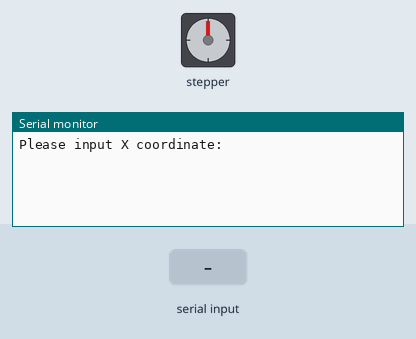
Recording of a sketch running on a simulated Arduino Uno, built with avr-gcc and run on an emulated ATmega328P. Parts: stepper motor, the last lines printed to the serial monitor. Wiring (inferred from the names in the program): stepper motor (200 steps per turn assumed): coils pin 10, pin 6, pin 12, pin 8. Inputs (shaded band) come from the test bench.

Above: at 1.2 s.
1.3 s: "90,45,200\n" received over Serial
At 2.7 s:
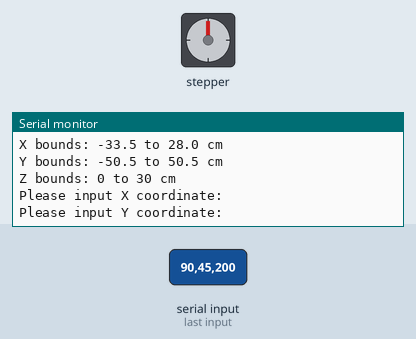
2.8 s: "0\n" received over Serial
At 4.2 s:
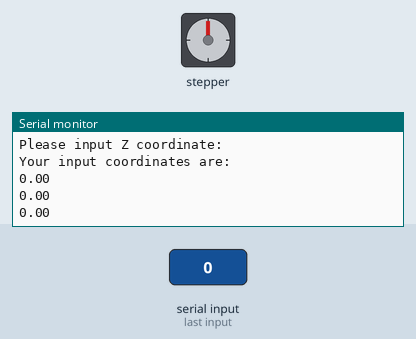

Measured:
- after the input at 1.3 s, the serial monitor: prints a new line at once (image 1)
- after the input at 2.8 s, the serial monitor: prints a new line after 1.0 s (image 2)

The sketch:

final_prototype_code.ino
```cpp
// Code to move final design of cable robot - 16 June 2022

// NOTES:
// Set the serial monitor from newline --> no line ending
// All input coordinates are in cm
// All coordinates, cable lengths and spool dimensions are in cm

// Pins and motors set-up: direction and steps
  const int dirPinA = 10; // motor A
  const int stepPinA = 11;
  const int dirPinB = 6; // motor B
  const int stepPinB = 7;
  const int dirPinC = 12; // motor C
  const int stepPinC = 13;
  const int dirPinD = 8; // motor D spool
  const int stepPinD = 9;

// Initialising coordinates of platform
float P[3] = {0, 0, 0};

void setup() {
  Serial.begin(9600);

  // Declaring pins as outputs
    pinMode(stepPinA, OUTPUT);
    pinMode(dirPinA, OUTPUT);
    pinMode(stepPinB, OUTPUT);
    pinMode(dirPinB, OUTPUT);
    pinMode(stepPinC, OUTPUT);
    pinMode(dirPinC, OUTPUT);
    pinMode(stepPinD, OUTPUT);
    pinMode(dirPinD, OUTPUT);
}

// Function to receive input coordinates:

void recvInputCoord() {

  float bounds_x[] = {-33.5,28.0};
  float bounds_y[] = {-50.5,50.5};
  float bounds_z[] = {0,30};

  bool dum = true;

  while(dum){
    int counter = 0;
    Serial.println("Please input X coordinate: "); //Prompt User for Input
    while (Serial.available() == 0) {
    }
    P[0] = Serial.parseInt();

    Serial.println("Please input Y coordinate: "); //Prompt User for Input
    while (Serial.available() == 0) {
    }
    P[1] = Serial.parseInt();

    Serial.println("Please input Z coordinate: "); //Prompt User for Input
    while (Serial.available() == 0) {
    }
    P[2] = Serial.parseInt();

    if ((P[0] < bounds_x[0]) || (P[0] > bounds_x[1])) {
      counter++;
    }
    if ((P[1] < bounds_y[0]) || (P[1] > bounds_y[1])) {
      counter++;
    }
    if ((P[2] < bounds_z[0]) || (P[2] > bounds_z[1])) {
      counter++;
    }
    if (counter == 0) {
      dum = false;
      break;
    }

    Serial.println("Sorry, you input was out of bounds.");
    Serial.println("Please input coordinates within the boundaries.");
    Serial.println("X bounds: -33.5 to 28.0 cm");
    Serial.println("Y bounds: -50.5 to 50.5 cm");
    Serial.println("Z bounds: 0 to 30 cm");
  }

  Serial.println("Your input coordinates are: ");
  Serial.println(P[0]);
  Serial.println(P[1]);
  Serial.println(P[2]);
}

// Function to calculate cable lengths:

float cableLength(float coord1[3], float coord2[3]) {
     float diff[3];
     float modResult;
     for (int i = 0; i < 3; i++) {
        diff[i] = (coord2[i] - coord1[i]);
     }
     modResult = (sqrt(sq(diff[0]) + sq(diff[1]) + sq(diff[2])));

     return modResult;
}

void loop() {

  // Initialise cableLength function
     float cableLength(float coord1[], float coord2[]);

  // Height of prototype
    float height_upper = 56.4196 - 26.6; // relative to height of line anchors
    float height_lower = 0; // height of line anchors set as zero

  // Coordinates of line rollers for D spool (used below)
    float D1[] = {4.8948, 0, height_upper};
    float D2[] = {-12.5185, -10.0536, height_upper};
    float D3[] = {-12.5185, 10.0536, height_upper};

  // Coordinates of platform vertices at starting position
    float P1_0[]= {D1[0], D1[1], height_lower};
    float P2_0[]= {D2[0], D2[1], height_lower};
    float P3_0[]= {D3[0], D3[1], height_lower};

  // Coordinates of line anchors
    float a1[] = {28.6891, -41.2129, height_lower};
    float a2[] = {11.2757, -51.2665, height_lower};
    float b1[] = {28.6891, 41.2129, height_lower};
    float b2[] = {11.2757, 51.2665, height_lower};
    float c1[] = {-34.0, -10.0536, height_lower};
    float c2[] = {-34.0, 10.0536, height_lower};

  // Cable lengths at starting point
    // Two cables (1 and 2) come from each of the spools (A to C)
    // Three cables come from spool D
    // Distance calculated: line anchors to platform vertices
      float l_a1_0 = 47.5885;
      float l_a2_0 = 47.5885;
      float l_b1_0 = 47.5885;
      float l_b2_0 = 47.5885;
      float l_c1_0 = 21.4815;
      float l_c2_0 = 21.4815;
      float l_d1_0 = height_upper; // Applies only at start when cables are vertical
      float l_d2_0 = height_upper;
      float l_d3_0 = height_upper;

  // Receives input coordinates
    recvInputCoord();

  // Coordinates of 3 platform vertices at new position
    float v1[] = {D1[0] + P[0], D1[1] + P[1], D1[2] + P[2]};
    float v2[] = {D2[0] + P[0], D2[1] + P[1], D2[2] + P[2]};
    float v3[] = {D3[0] + P[0], D3[1] + P[1], D3[2] + P[2]};

 // Cable lengths at new position
    // Distance calculated: line anchors to platform vertices
    float l_a1 = cableLength(a1, v1);
    float l_a2 = cableLength(a2, v2);
    float l_b1 = cableLength(b1, v1);
    float l_b2 = cableLength(b2, v3);
    float l_c1 = cableLength(c1, v2);
    float l_c2 = cableLength(c2, v3);
    float l_d1 = cableLength(v1, D1);
    float l_d2 = cableLength(v2, D2);
    float l_d3 = cableLength(v3, D3);


 // Calculate cable length difference: desired length - current length
    // Only required to be calculated for one cable per spool - works geometrically
    float lineDiffa1 = l_a1 - l_a1_0;
    float lineDiffb1 = l_b1 - l_b1_0;
    float lineDiffc1 = l_c1 - l_c1_0;
    float lineDiffd1 = l_d1 - l_d1_0;

 // Moving the motors by desired amount
    // Finding the corresponding rotations required
    float spoolDiameter = 11;
    float spoolCirc = PI * spoolDiameter;

    // 200 motor steps per motor turn --> 10 motor turns = 1 spool turn
    int motorSteps_a1 = ((lineDiffa1) / (spoolCirc)) * 10 * 200;
    int motorSteps_b1 = ((lineDiffb1) / (spoolCirc)) * 10 * 200;
    int motorSteps_c1 = ((lineDiffc1) / (spoolCirc)) * 10 * 200;
    int motorSteps_d1 = ((lineDiffd1) / (spoolCirc)) * 10 * 200;

    // Absolute values of motor steps
    int abs_a = abs(motorSteps_a1);
    int abs_b = abs(motorSteps_b1);
    int abs_c = abs(motorSteps_c1);
    int abs_d = abs(motorSteps_d1);

    int stepsArray[] = {abs_a,abs_b,abs_c,abs_d};

        // for checking the number of motor steps per spool:
         /* Serial.println("These are the motor steps:");
            Serial.println(abs_a);
            Serial.println(abs_b);
            Serial.println(abs_c);
            Serial.println(abs_d); */

    // Large 'for' loop to set motors to move at the same time
      // Loop continues until value of counter reaches value of motor steps
      // For all 4 spools: set direction of turns, comparison of counter vs. motorsteps,
      // set pin HIGH, delay, set pin LOW.

      // Compare all 4 values to find highest
      int highVal = stepsArray[0];
      for (int n = 1; n < 4; n++) {
         if (stepsArray[n] > highVal) {
              highVal = stepsArray[n];
         }
      }

      // Counters
      int count_a = 0;
      int count_b = 0;
      int count_c = 0;
      int count_d = 0;

      for(int x = 0; x < highVal; x++){
        // Set direction of pins
          if (lineDiffa1 > 0){
            digitalWrite(dirPinA, LOW);
          }
          else {
            digitalWrite(dirPinA, HIGH);
          }

          if (lineDiffb1 > 0){
            digitalWrite(dirPinB, HIGH);
          }
          else {
            digitalWrite(dirPinB, LOW);
          }

          if (lineDiffc1 > 0){
            digitalWrite(dirPinC, LOW);
          }
          else {
            digitalWrite(dirPinC, HIGH);
          }

          if (lineDiffd1 > 0){
            digitalWrite(dirPinD, HIGH);
          }
          else {
            digitalWrite(dirPinD, LOW);
          }

        // Set pins HIGH
          if (count_a < abs_a) {
            digitalWrite(stepPinA, HIGH);
          }
          if (count_b < abs_b) {
            digitalWrite(stepPinB, HIGH);
          }
          if (count_c < abs_c) {
            digitalWrite(stepPinC, HIGH);
          }
          if (count_d < abs_d) {
            digitalWrite(stepPinD, HIGH);
          }


        // Delay
          if (count_a < abs_a||count_b < abs_b||count_c < abs_c||count_d < abs_d) {
            delayMicroseconds(1000);
          }

        // Set pins LOW
          if (count_a < abs_a) {
            digitalWrite(stepPinA, LOW);
          }
          if (count_b < abs_b) {
            digitalWrite(stepPinB, LOW);
          }
          if (count_c < abs_c) {
            digitalWrite(stepPinC, LOW);
          }
          if (count_d < abs_d) {
            digitalWrite(stepPinD, LOW);
          }

        // Delay
          if (count_a < abs_a||count_b < abs_b||count_c < abs_c||count_d < abs_d) {
            delayMicroseconds(1000);
          }

       // Update counters
        count_a = count_a + 1;
        count_b = count_b + 1;
        count_c = count_c + 1;
        count_d = count_d + 1;

      }

  // reassign values of lengths
      l_a1_0 = l_a1;
      l_a2_0 = l_a2;
      l_b1_0 = l_b1;
      l_b2_0 = l_b2;
      l_c1_0 = l_c1;
      l_c2_0 = l_c2;
      l_d1_0 = l_d1;
      l_d2_0 = l_d2;
      l_d3_0 = l_d3;

}
```
